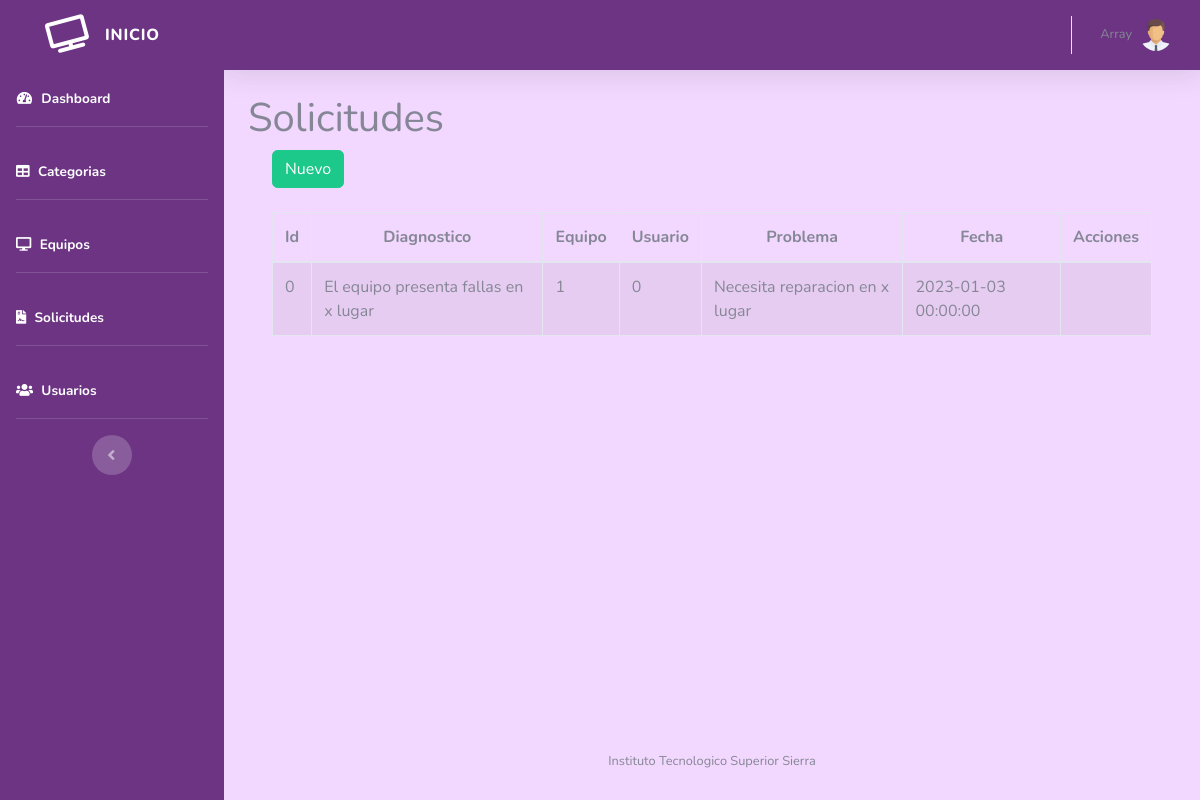
Page /dashboard/solicitudes.php (signed in) on the committed database.
### tables this page shows
CREATE TABLE `solicitudes` (
  `id` int(11) NOT NULL,
  `diagnostico` varchar(50) NOT NULL,
  `id_equipo` int(11) NOT NULL,
  `id_usuario` int(11) NOT NULL,
  `problema` varchar(500) NOT NULL,
  `fecha_revision` datetime NOT NULL
);

### dashboard/solicitudes.php (the view, shortened to what this page needs)
<?php require_once "vistas/parte_superior.php"?>
<div class="container">
    <h1>Solicitudes</h1>
 <?php
$objeto = new Conexion();
$conexion = $objeto->Conectar();
$consulta = "SELECT id, diagnostico, id_equipo, id_usuario, problema, fecha_revision FROM solicitudes";
$resultado = $conexion->prepare($consulta);
$resultado->execute();
$data=$resultado->fetchAll(PDO::FETCH_ASSOC);
?>
<div class="container">
        <div class="row">
            <div class="col-lg-12">
            <button id="btnNuevoS" type="button" class="btn btn-success" data-toggle="modal">Nuevo</button>
            </div>
        </div>
    </div>
    <br>
<div class="container">
        <div class="row">
                <div class="col-lg-12">
                    <div class="table-responsive">
                        <table id="tablaSolicitudes" class="table table-striped table-bordered table-condensed" style="width:100%">
                            <thead class="text-center">
                                <tr>
                                    <th>Id</th>
                                    <th>Diagnostico</th>
                                    <th>Equipo</th>
                                    <th>Usuario</th>
                                    <th>Problema</th>
                                    <th>Fecha</th>
                                    <th>Acciones</th>
                                </tr>
                            </thead>
                            <tbody>
                                <?php
                                foreach($data as $dat) {
                                ?>
                                <tr>
                                    <td><?php echo $dat['id'] ?></td>
                                    <td><?php echo $dat['diagnostico'] ?></td>
                                    <td><?php echo $dat['id_equipo'] ?></td>
                                    <td><?php echo $dat['id_usuario'] ?></td>
                                    <td><?php echo $dat['problema'] ?></td>
                                    <td><?php echo $dat['fecha_revision'] ?></td>
                                    <td></td>
                                </tr>
                                <?php
                                    }
                                ?>
                            </tbody>
                       </table>
                    </div>
                </div>
        </div>
    </div>
</div>
<?php require_once "vistas/parte_inferior.php"?>

### rows in the picture
solicitudes: id "0", diagnostico "El equipo presenta fallas en x lugar", id_equipo "1", id_usuario "0", problema "Necesita reparacion en x lugar", fecha_revision "2023-01-03 00:00:00"

### other values in the picture
$_SESSION["s_usuario"] "Array"
